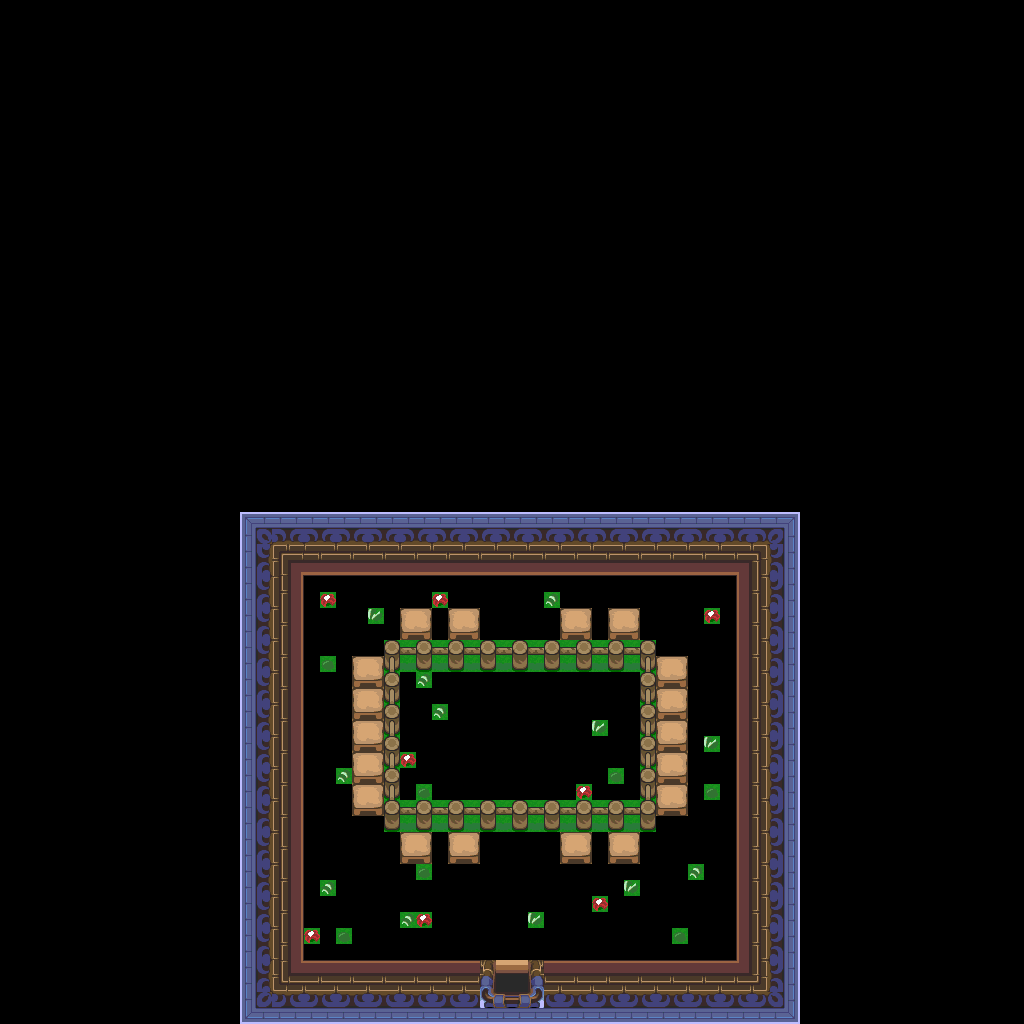

The image is a tile-based game level rendered from a .tmx file. Its description and source (layers, tilesets, objects; grid data summarised) follow:
An orthogonal 64x64 tile map with 16x16 px tiles, 1 tile layer (base), 1 hidden layer not drawn and 22 objects.

<map version="1.10" tiledversion="1.12.1" orientation="orthogonal" renderorder="right-down" width="64" height="64" tilewidth="16" tileheight="16" infinite="0" nextlayerid="3" nextobjectid="23">
 <tileset firstgid="1" source="../classiciphone_pics4.tsx" />
 <layer id="1" name="base" width="64" height="64">
  <data>[4096 cells, 3623 non-empty, 66 distinct tile ids]</data>
 </layer>
 <layer id="2" name="collision" width="64" height="64" visible="0">
  <properties><property name="collision" value="true" /></properties>
  <data>[4096 cells, 3334 non-empty, 1 distinct tile ids]</data>
 </layer>
 <objectgroup id="3" name="npcs">
  <object id="1" x="400.0" y="608.0" width="16" height="16">
   <properties>
    <property name="gani" value="cowchair.png" />
    <property name="script" type="string">-- Auto-converted from GraalScript
-- //#CLIENTSIDE;
self.dontblock = true
-- drawunderplayer;</property>
   </properties>
  </object>
  <object id="2" x="416.0" y="624.0" width="16" height="16">
   <properties>
    <property name="gani" value="mou.png" />
    <property name="script" type="string">-- Auto-converted from GraalScript
-- [CLIENT-SIDE — server no-op]
-- function onCreated(){
-- this.x += 0.5;
-- this.y += 0.5;
-- }</property>
   </properties>
  </object>
  <object id="3" x="496.0" y="800.0" width="16" height="16">
   <properties>
    <property name="gani" value="sfmoonsignin.png" />
    <property name="script" type="string">-- Auto-converted from GraalScript
-- [CLIENT-SIDE — server no-op]
-- function onCreated(){
-- this.x += 0.5;
-- }
-- 
-- function onPlayerTouchsMe(){
-- say2("The Cow Shrine#bby ShadowFox and#bTyhm.");
-- }</property>
   </properties>
  </object>
  <object id="4" x="448.0" y="608.0" width="16" height="16">
   <properties>
    <property name="gani" value="cowchair.png" />
    <property name="script" type="string">-- Auto-converted from GraalScript
-- //#CLIENTSIDE;
self.dontblock = true
-- drawunderplayer;</property>
   </properties>
  </object>
  <object id="5" x="352.0" y="656.0" width="16" height="16">
   <properties>
    <property name="gani" value="cowchair.png" />
    <property name="script" type="string">-- Auto-converted from GraalScript
-- //#CLIENTSIDE;
self.dontblock = true
-- drawunderplayer;</property>
   </properties>
  </object>
  <object id="6" x="352.0" y="688.0" width="16" height="16">
   <properties>
    <property name="gani" value="cowchair.png" />
    <property name="script" type="string">-- Auto-converted from GraalScript
-- //#CLIENTSIDE;
self.dontblock = true
-- drawunderplayer;</property>
   </properties>
  </object>
  <object id="7" x="352.0" y="720.0" width="16" height="16">
   <properties>
    <property name="gani" value="cowchair.png" />
    <property name="script" type="string">-- Auto-converted from GraalScript
-- //#CLIENTSIDE;
self.dontblock = true
-- drawunderplayer;</property>
   </properties>
  </object>
  <object id="8" x="352.0" y="752.0" width="16" height="16">
   <properties>
    <property name="gani" value="cowchair.png" />
    <property name="script" type="string">-- Auto-converted from GraalScript
-- //#CLIENTSIDE;
self.dontblock = true
-- drawunderplayer;</property>
   </properties>
  </object>
  <object id="9" x="352.0" y="784.0" width="16" height="16">
   <properties>
    <property name="gani" value="cowchair.png" />
    <property name="script" type="string">-- Auto-converted from GraalScript
-- //#CLIENTSIDE;
self.dontblock = true
-- drawunderplayer;</property>
   </properties>
  </object>
  <object id="10" x="400.0" y="832.0" width="16" height="16">
   <properties>
    <property name="gani" value="cowchair.png" />
    <property name="script" type="string">-- Auto-converted from GraalScript
-- //#CLIENTSIDE;
self.dontblock = true
-- drawunderplayer;</property>
   </properties>
  </object>
  <object id="11" x="448.0" y="832.0" width="16" height="16">
   <properties>
    <property name="gani" value="cowchair.png" />
    <property name="script" type="string">-- Auto-converted from GraalScript
-- //#CLIENTSIDE;
self.dontblock = true
-- drawunderplayer;</property>
   </properties>
  </object>
  <object id="12" x="560.0" y="832.0" width="16" height="16">
   <properties>
    <property name="gani" value="cowchair.png" />
    <property name="script" type="string">-- Auto-converted from GraalScript
-- //#CLIENTSIDE;
self.dontblock = true
-- drawunderplayer;</property>
   </properties>
  </object>
  <object id="13" x="608.0" y="832.0" width="16" height="16">
   <properties>
    <property name="gani" value="cowchair.png" />
    <property name="script" type="string">-- Auto-converted from GraalScript
-- //#CLIENTSIDE;
self.dontblock = true
-- drawunderplayer;</property>
   </properties>
  </object>
  <object id="14" x="656.0" y="784.0" width="16" height="16">
   <properties>
    <property name="gani" value="cowchair.png" />
    <property name="script" type="string">-- Auto-converted from GraalScript
-- //#CLIENTSIDE;
self.dontblock = true
-- drawunderplayer;</property>
   </properties>
  </object>
  <object id="15" x="656.0" y="752.0" width="16" height="16">
   <properties>
    <property name="gani" value="cowchair.png" />
    <property name="script" type="string">-- Auto-converted from GraalScript
-- //#CLIENTSIDE;
self.dontblock = true
-- drawunderplayer;</property>
   </properties>
  </object>
  <object id="16" x="656.0" y="720.0" width="16" height="16">
   <properties>
    <property name="gani" value="cowchair.png" />
    <property name="script" type="string">-- Auto-converted from GraalScript
-- //#CLIENTSIDE;
self.dontblock = true
-- drawunderplayer;</property>
   </properties>
  </object>
  <object id="17" x="656.0" y="688.0" width="16" height="16">
   <properties>
    <property name="gani" value="cowchair.png" />
    <property name="script" type="string">-- Auto-converted from GraalScript
-- //#CLIENTSIDE;
self.dontblock = true
-- drawunderplayer;</property>
   </properties>
  </object>
  <object id="18" x="656.0" y="656.0" width="16" height="16">
   <properties>
    <property name="gani" value="cowchair.png" />
    <property name="script" type="string">-- Auto-converted from GraalScript
-- //#CLIENTSIDE;
self.dontblock = true
-- drawunderplayer;</property>
   </properties>
  </object>
  <object id="19" x="608.0" y="608.0" width="16" height="16">
   <properties>
    <property name="gani" value="cowchair.png" />
    <property name="script" type="string">-- Auto-converted from GraalScript
-- //#CLIENTSIDE;
self.dontblock = true
-- drawunderplayer;</property>
   </properties>
  </object>
  <object id="20" x="560.0" y="608.0" width="16" height="16">
   <properties>
    <property name="gani" value="cowchair.png" />
    <property name="script" type="string">-- Auto-converted from GraalScript
-- //#CLIENTSIDE;
self.dontblock = true
-- drawunderplayer;</property>
   </properties>
  </object>
  <object id="21" x="304.0" y="512.0" width="16" height="16">
   <properties>
    <property name="script" type="string">-- Auto-converted from GraalScript
-- join("level_nopk");</property>
   </properties>
  </object>
  <object id="22" x="352.0" y="512.0" width="16" height="16">
   <properties>
    <property name="script" type="string">-- Auto-converted from GraalScript
-- join("control_midi");
-- [CLIENT-SIDE — server no-op]
-- function onCreated(){
-- this.midi = "stef34.mid";
-- }</property>
   </properties>
  </object>
 </objectgroup>
</map>
